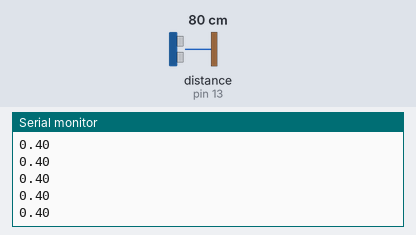
A sketch run on a simulated Arduino Uno, built with avr-gcc and run on an emulated ATmega328P. Parts: the last lines printed to the serial monitor. The test bench sets the inputs (shaded band); at power-on: distance to the obstacle (sensor on pin 13) 80 cm. The echo pulse lasts 58.3 µs per cm; the audio player accepts every command and is not drawn.

Above: at 1.7 s.
1.8 s: distance to the obstacle (sensor on pin 13) set to 2 cm
At 1.95 s:
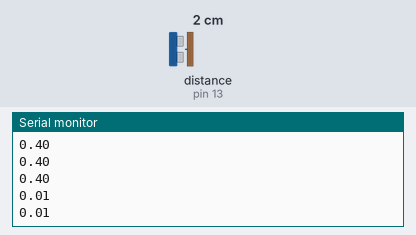
3.3 s: distance to the obstacle (sensor on pin 13) set to 4 cm
At 3.36 s:
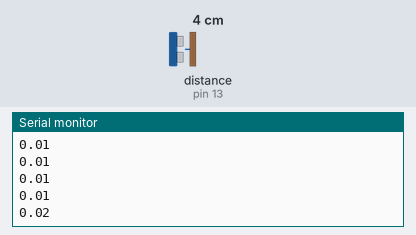
Timing chart, 0 to 6.3 s (numbered marks = the images above; inputs shaded):
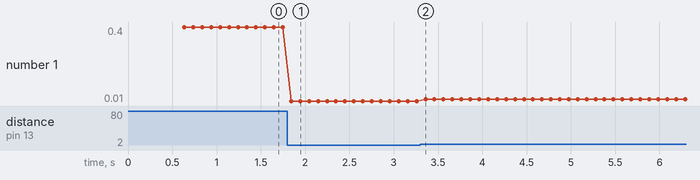

Measured:
- after the input at 1.8 s, the serial monitor: prints a new line at once (image 1)
- after the input at 3.3 s, the serial monitor: prints a new line after 0.06 s (image 2)
- plotted number 1: 0.4 → 0.01 after the input at 1.8 s, 0.01 → 0.02 after the input at 3.3 s

The sketch:

sound_test.ino
```cpp
#include "Arduino.h"
#include "SoftwareSerial.h"
#include "DFRobotDFPlayerMini.h"

#include <hcsr04.h>

#define TRIG_PIN 12
#define ECHO_PIN 13

HCSR04 hcsr04(TRIG_PIN, ECHO_PIN, 20, 4000);

SoftwareSerial mySoftwareSerial(10, 11); // RX, TX
DFRobotDFPlayerMini myDFPlayer;
void printDetail(uint8_t type, int value);

int vol = 50;
int constant = -1;
float distMultiplier = 1.0;


void setup()
{
  mySoftwareSerial.begin(9600);
  Serial.begin(115200);

  Serial.println();

  if (!myDFPlayer.begin(mySoftwareSerial)) {  //Use softwareSerial to communicate with mp3.
    Serial.println(F("Unable to begin:"));
    Serial.println(F("1.Please recheck the connection!"));
    Serial.println(F("2.Please insert the SD card!"));
    while(true){
      delay(0); // Code to compatible with ESP8266 watch dog.
    }
  }
  Serial.println(F("DFPlayer Mini online."));

  myDFPlayer.play(1);  //Play the first mp3
}

void loop()
{
  static unsigned long timer = millis();


  //every 0.1 seconds, gets distance and multiplies volume by a fraction proportional to this
  if (millis() - timer > 100) {
    timer = millis();
    distMultiplier = (float)hcsr04.distanceInMillimeters()/2000;
    Serial.println(distMultiplier);
    vol = 20 + 30*distMultiplier;
    myDFPlayer.volume(vol);
    vol = vol + constant;
  }

  if (myDFPlayer.available()) {
    printDetail(myDFPlayer.readType(), myDFPlayer.read()); //Print the detail message from DFPlayer to handle different errors and states.
  }

}

void printDetail(uint8_t type, int value){
  switch (type) {
    case TimeOut:
      Serial.println(F("Time Out!"));
      break;
    case WrongStack:
      Serial.println(F("Stack Wrong!"));
      break;
    case DFPlayerCardInserted:
      Serial.println(F("Card Inserted!"));
      break;
    case DFPlayerCardRemoved:
      Serial.println(F("Card Removed!"));
      break;
    case DFPlayerCardOnline:
      Serial.println(F("Card Online!"));
      break;
    case DFPlayerUSBInserted:
      Serial.println("USB Inserted!");
      break;
    case DFPlayerUSBRemoved:
      Serial.println("USB Removed!");
      break;
    case DFPlayerPlayFinished:
      Serial.print(F("Number:"));
      Serial.print(value);
      Serial.println(F(" Play Finished!"));
      break;
    case DFPlayerError:
      Serial.print(F("DFPlayerError:"));
      switch (value) {
        case Busy:
          Serial.println(F("Card not found"));
          break;
        case Sleeping:
          Serial.println(F("Sleeping"));
          break;
        case SerialWrongStack:
          Serial.println(F("Get Wrong Stack"));
          break;
        case CheckSumNotMatch:
          Serial.println(F("Check Sum Not Match"));
          break;
        case FileIndexOut:
          Serial.println(F("File Index Out of Bound"));
          break;
        case FileMismatch:
          Serial.println(F("Cannot Find File"));
          break;
        case Advertise:
          Serial.println(F("In Advertise"));
          break;
        default:
          break;
      }
      break;
    default:
      break;
  }

}
```
